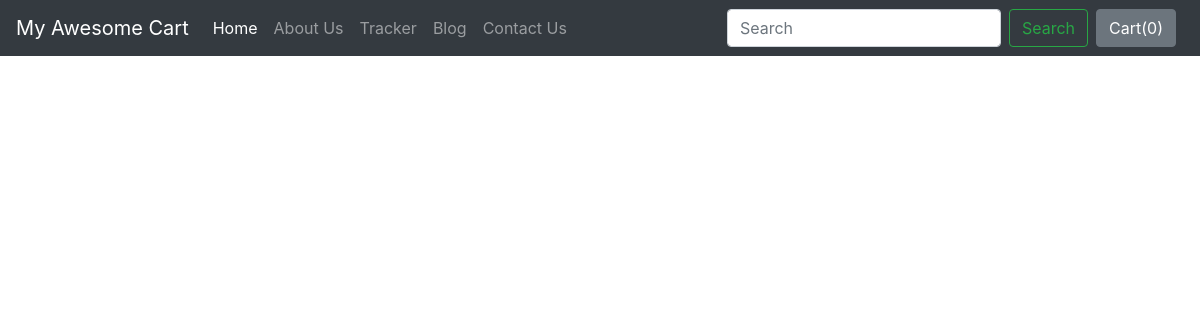
The page /blog/ on the database as committed earlier.
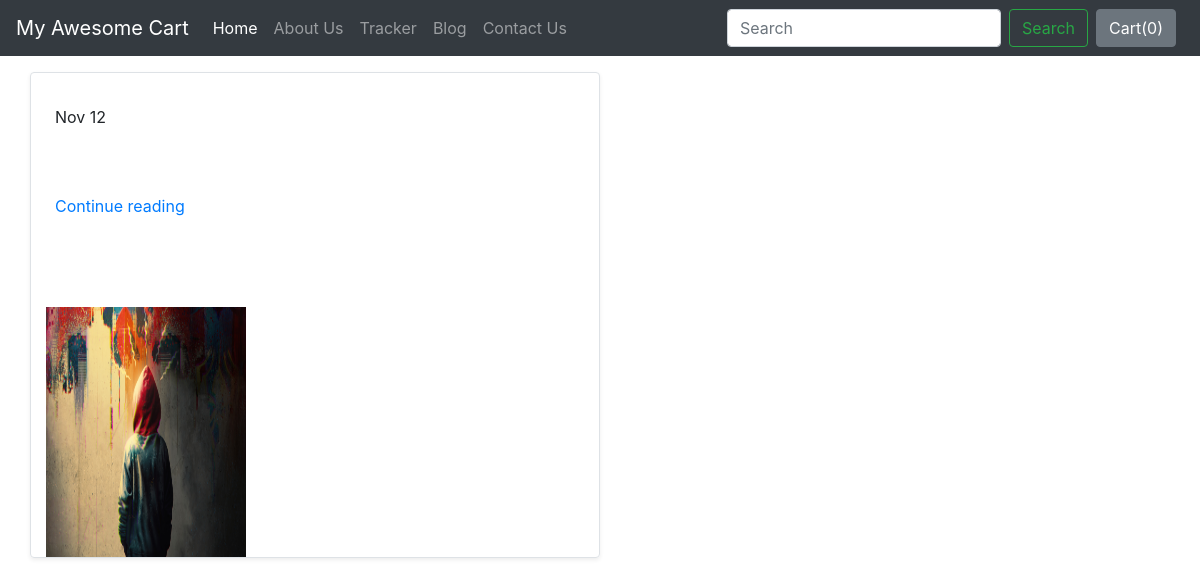
The same page on the database as committed later.
### blog/models.py (models this page shows, shortened)
class Blogpost(models.Model):
    post_id = models.AutoField(primary_key=True)
    title = models.CharField(max_length=50)
    head0 = models.CharField(max_length=500, default="")
    chead0 = models.CharField(max_length=500, default="")
    head1 = models.CharField(max_length=500, default="")
    chead1 = models.CharField(max_length=500, default="")
    head2 = models.CharField(max_length=500, default="")
    chead2 = models.CharField(max_length=500, default="")
    pub_date = models.DateField()
    thumbnail = models.ImageField(upload_to="basic/images", default="")

### blog/views.py (the view)
# urls.py: path("", views.index, name="BlogHome"),
def index(request):
    myposts = Blogpost.objects.all()
    return render(request, "blog/index.html", {'myposts':myposts})

### blog/templates/blog/index.html (shortened to what this page needs)
{% extends 'blog/basic.html' %}
{% block body %}
<div class="container mt-3">
  <div class="row my-2">
  {% for item in myposts %}
    <div class="col-md-6">
      <div
        class="row g-0 border rounded overflow-hidden flex-md-row mb-4 shadow-sm h-md-250 position-relative"
      >
        <div class="col p-4 d-flex flex-column position-static">
          <div class="mb-1 text-body-secondary">Nov 12</div>
          <a href="blogpost/{{item.post_id}}" class="icon-link gap-1 icon-link-hover stretched-link">
            Continue reading
            <svg class="bi"><use xlink:href="#chevron-right"></use></svg>
          </a>
        </div>
        <div class="col-auto d-none d-lg-block">
          <img src="/media/{{item.thumbnail}}"
            class="bd-placeholder-img"
            width="200"
            height="250"
            xmlns="http://www.w3.org/2000/svg"
            role="img"
            aria-label="Placeholder: Thumbnail"/>
        </div>
      </div>
    </div>
  {% endfor %}
</div>
{% endblock %}

### blog/templates/blog/basic.html (shortened to what this page needs)
<html lang="en">
  <head>
    <link rel="stylesheet" href="https://stackpath.bootstrapcdn.com/bootstrap/4.2.1/css/bootstrap.min.css">
  </head>
  <body>
    <nav class="navbar navbar-expand-lg navbar-dark bg-dark">
  <a class="navbar-brand" href="/shop">My Awesome Cart</a>
  <div class="collapse navbar-collapse" id="navbarSupportedContent">
    <ul class="navbar-nav mr-auto">
      <li class="nav-item active">
        <a class="nav-link" href="/shop">Home <span class="sr-only">(current)</span></a>
      </li>
      <li class="nav-item">
        <a class="nav-link" href="/shop/about">About Us</a>
      </li>
      <li class="nav-item">
        <a class="nav-link" href="/shop/tracker">Tracker</a>
      </li>
      <li class="nav-item">
        <a class="nav-link" href="/blog">Blog</a>
      </li>
       <li class="nav-item">
        <a class="nav-link" href="/shop/contact">Contact Us</a>
      </li>
    </ul>
    <form method='get' action='/shop/search/' class="form-inline my-2 my-lg-0">
      <input class="form-control mr-sm-2" type="search" placeholder="Search" aria-label="Search" name="search" id="search">
      <button class="btn btn-outline-success my-2 my-sm-0" type="submit">Search</button>
    </form>
    <button type="button" class="btn btn-secondary mx-2" id="popcart" data-container="body" data-toggle="popover" data-placement="bottom" data-html="true" data-content="Vivamus
sagittis lacus vel augue laoreet rutrum faucibus.">
  Cart(<span id="cart">0</span>)
</button>
  </div>
</nav>
  {% block body %} {% endblock %}
  </body>
</html>

Rows that differ between the two databases and show on the page:
added Blogpost: thumbnail (picture)
